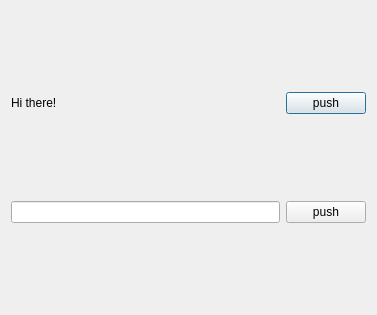
<?xml version="1.0" encoding="UTF-8"?>
<ui version="4.0">
 <class>Dialog</class>
 <widget class="QDialog" name="Dialog">
  <property name="geometry">
   <rect>
    <x>0</x>
    <y>0</y>
    <width>377</width>
    <height>315</height>
   </rect>
  </property>
  <property name="windowTitle">
   <string>Dialog</string>
  </property>
  <layout class="QGridLayout" name="gridLayout">
   <item row="0" column="0">
    <widget class="QLabel" name="label">
     <property name="text">
      <string>Hi there!</string>
     </property>
    </widget>
   </item>
   <item row="0" column="1">
    <widget class="QPushButton" name="pushButton">
     <property name="cursor">
      <cursorShape>PointingHandCursor</cursorShape>
     </property>
     <property name="text">
      <string>push</string>
     </property>
    </widget>
   </item>
   <item row="1" column="0">
    <widget class="QLineEdit" name="lineEdit">
     <property name="echoMode">
      <enum>QLineEdit::Password</enum>
     </property>
    </widget>
   </item>
   <item row="1" column="1">
    <widget class="QPushButton" name="pushButton_2">
     <property name="cursor">
      <cursorShape>PointingHandCursor</cursorShape>
     </property>
     <property name="text">
      <string>push</string>
     </property>
    </widget>
   </item>
  </layout>
 </widget>
 <layoutdefault spacing="6" margin="11"/>
 <resources/>
 <connections/>
</ui>
